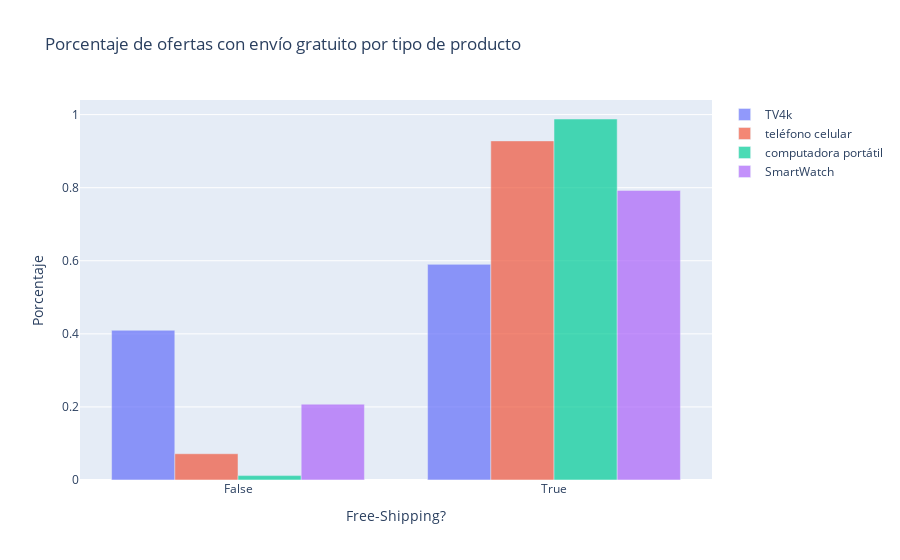

The notebook cell saved with this chart:
### Markdown cell above
### 04.F - Oferta gratuita de envio por tipo de produto

### Code cell
fig = go.Figure()
fig2 = go.Figure()
for table in ['final_tv','final_cp','final_nb','final_sw']:
    temp_data = globals()[table]
    temp_data = temp_data[['price','shipping__free_shipping']]

    
    aux = temp_data.groupby(['shipping__free_shipping']).size()
    aux = aux/aux.sum()
    
    aux2 = temp_data.groupby(['shipping__free_shipping'])['price'].mean()
    
    
    fig.add_trace(go.Bar(x = [str(ind) for ind in aux.index]
                         ,y = aux
                      #  ,histnorm='percent'
                        ,name=nombres[table]
                        ,opacity = 0.7))
    
    fig2.add_trace(go.Bar(x = [str(ind) for ind in aux2.index]
                         ,y = aux2
                      #  ,histnorm='percent'
                        ,name=nombres[table]
                        ,opacity = 0.7))

fig.update_layout(yaxis=dict(title='Porcentaje'),
                  xaxis=dict(title="Free-Shipping?"),
                 title = 'Porcentaje de ofertas con envío gratuito por tipo de producto')
fig.show()

### Figure 1 — Plotly figure (JSON) as saved in the notebook; plotly's stock layout.template omitted (floating-point values rounded to 4 significant figures)
{"data": [{"name": "TV4k", "opacity": 0.7, "type": "bar", "x": ["False", "True"], "y": [0.4098, 0.5902]}, {"name": "teléfono celular", "opacity": 0.7, "type": "bar", "x": ["False", "True"], "y": [0.07187, 0.9281]}, {"name": "computadora portátil", "opacity": 0.7, "type": "bar", "x": ["False", "True"], "y": [0.012, 0.988]}, {"name": "SmartWatch", "opacity": 0.7, "type": "bar", "x": ["False", "True"], "y": [0.2074, 0.7926]}], "layout": {"title": {"text": "Porcentaje de ofertas con envío gratuito por tipo de producto"}, "xaxis": {"title": {"text": "Free-Shipping?"}}, "yaxis": {"title": {"text": "Porcentaje"}}}}
